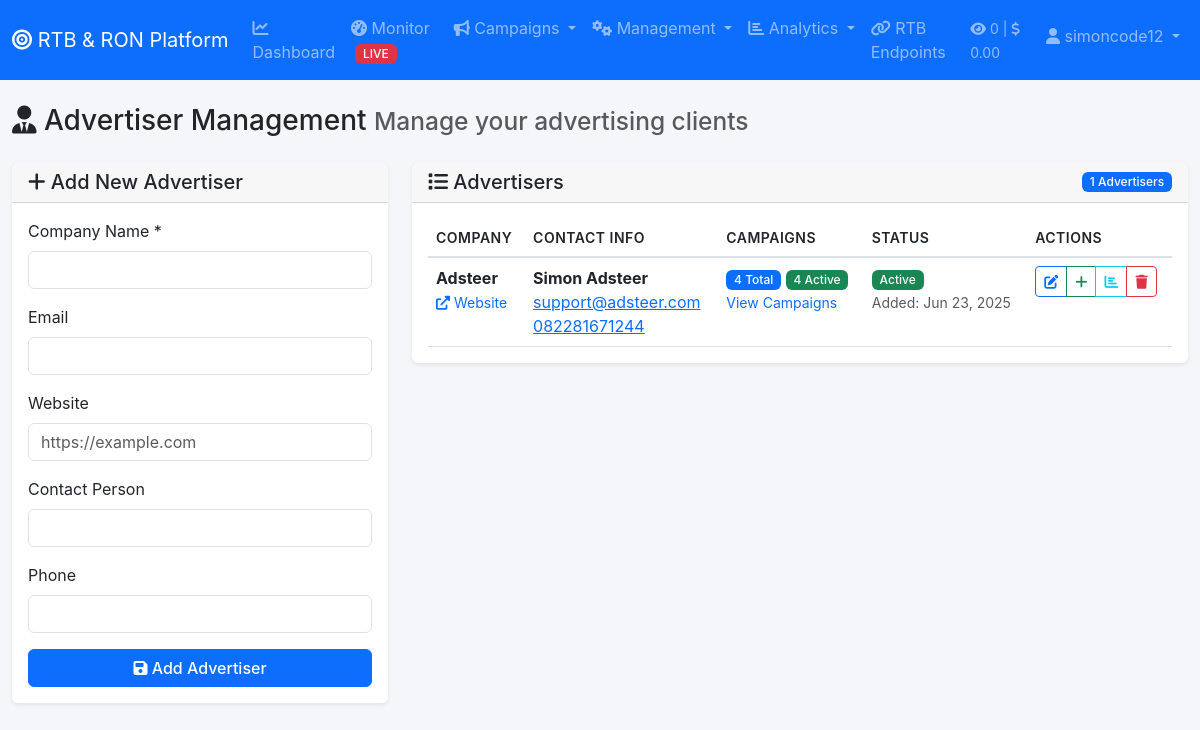
The page /admin/advertiser.php (signed in) on the database its author committed.
### tables this page shows
CREATE TABLE `advertisers` (
  `id` int(11) NOT NULL,
  `name` varchar(255) NOT NULL,
  `email` varchar(100) DEFAULT NULL,
  `website` varchar(255) DEFAULT NULL,
  `contact_person` varchar(100) DEFAULT NULL,
  `phone` varchar(20) DEFAULT NULL,
  `balance` decimal(10,2) DEFAULT 0.00,
  `status` enum('active','inactive','pending') DEFAULT 'active',
  `created_at` timestamp NULL DEFAULT current_timestamp(),
  `updated_at` timestamp NULL DEFAULT current_timestamp() ON UPDATE current_timestamp(),
  `notes` text DEFAULT NULL
);

### admin/advertiser.php (the view, shortened to what this page needs)
<?php
include 'includes/header.php';
$advertisers = $pdo->query("
    SELECT a.*,
           COUNT(c.id) as campaign_count,
           SUM(CASE WHEN c.status = 'active' THEN 1 ELSE 0 END) as active_campaigns
    FROM advertisers a
    LEFT JOIN campaigns c ON a.id = c.advertiser_id
    GROUP BY a.id
    ORDER BY a.created_at DESC
")->fetchAll();
?>
<div class="row">
    <div class="col-12">
        <h1 class="h3 mb-4">
            <i class="fas fa-user-tie"></i> Advertiser Management
            <small class="text-muted">Manage your advertising clients</small>
        </h1>
    </div>
</div>
<div class="row">
    <div class="col-lg-4 mb-4">
        <div class="card">
            <div class="card-header">
                <h5 class="mb-0"><i class="fas fa-plus"></i> Add New Advertiser</h5>
            </div>
            <div class="card-body">
                <form method="POST">
                    <div class="mb-3">
                        <label for="name" class="form-label">Company Name *</label>
                        <input type="text" class="form-control" id="name" name="name" required>
                    </div>
                    <div class="mb-3">
                        <label for="email" class="form-label">Email</label>
                        <input type="email" class="form-control" id="email" name="email">
                    </div>
                    <div class="mb-3">
                        <label for="website" class="form-label">Website</label>
                        <input type="url" class="form-control" id="website" name="website"
                               placeholder="https://example.com">
                    </div>
                    <div class="mb-3">
                        <label for="contact_person" class="form-label">Contact Person</label>
                        <input type="text" class="form-control" id="contact_person" name="contact_person">
                    </div>
                    <div class="mb-3">
                        <label for="phone" class="form-label">Phone</label>
                        <input type="tel" class="form-control" id="phone" name="phone">
                    </div>
                    <button type="submit" class="btn btn-primary w-100">
                        <i class="fas fa-save"></i> Add Advertiser
                    </button>
                </form>
            </div>
        </div>
    </div>
    <div class="col-lg-8 mb-4">
        <div class="card">
            <div class="card-header d-flex justify-content-between align-items-center">
                <h5 class="mb-0"><i class="fas fa-list"></i> Advertisers</h5>
                <span class="badge bg-primary"><?php echo count($advertisers); ?> Advertisers</span>
            </div>
            <div class="card-body">
                <?php if (empty($advertisers)): ?>
                    <div class="text-center py-4">
                        <i class="fas fa-user-tie fa-3x text-muted mb-3"></i>
                        <p class="text-muted">No advertisers added yet.</p>
                    </div>
                <?php else: ?>
                    <div class="table-responsive">
                        <table class="table table-hover">
                            <thead>
                                <tr>
                                    <th>Company</th>
                                    <th>Contact Info</th>
                                    <th>Campaigns</th>
                                    <th>Status</th>
                                    <th>Actions</th>
                                </tr>
                            </thead>
                            <tbody>
                                <?php foreach ($advertisers as $advertiser): ?>
                                <tr>
                                    <td>
                                        <div>
                                            <strong><?php echo htmlspecialchars($advertiser['name']); ?></strong>
                                            <?php if ($advertiser['website']): ?>
                                                <br>
                                                <a href="<?php echo htmlspecialchars($advertiser['website']); ?>"
                                                   target="_blank" class="text-decoration-none small">
                                                    <i class="fas fa-external-link-alt"></i> Website
                                                </a>
                                            <?php endif; ?>
                                        </div>
                                    </td>
                                    <td>
                                        <?php if ($advertiser['contact_person']): ?>
                                            <div><strong><?php echo htmlspecialchars($advertiser['contact_person']); ?></strong></div>
                                        <?php endif; ?>
                                        <?php if ($advertiser['email']): ?>
                                            <div><a href="mailto:<?php echo htmlspecialchars($advertiser['email']); ?>"><?php echo htmlspecialchars($advertiser['email']); ?></a></div>
                                        <?php endif; ?>
                                        <?php if ($advertiser['phone']): ?>
                                            <div><a href="tel:<?php echo htmlspecialchars($advertiser['phone']); ?>"><?php echo htmlspecialchars($advertiser['phone']); ?></a></div>
                                        <?php endif; ?>
                                    </td>
                                    <td>
                                        <div>
                                            <span class="badge bg-primary"><?php echo $advertiser['campaign_count']; ?> Total</span>
                                            <?php if ($advertiser['active_campaigns'] > 0): ?>
                                                <span class="badge bg-success"><?php echo $advertiser['active_campaigns']; ?> Active</span>
                                            <?php endif; ?>
                                        </div>
                                        <?php if ($advertiser['campaign_count'] > 0): ?>
                                            <small>
                                                <a href="rtb-sell.php?advertiser_id=<?php echo $advertiser['id']; ?>" class="text-decoration-none">
                                                    View Campaigns
                                                </a>
                                            </small>
                                        <?php endif; ?>
                                    </td>
                                    <td>
                                        <span class="badge bg-<?php echo $advertiser['status'] == 'active' ? 'success' : 'secondary'; ?>">
                                            <?php echo ucfirst($advertiser['status']); ?>
                                        </span>
                                        <br>
                                        <small class="text-muted">
                                            Added: <?php echo date('M j, Y', strtotime($advertiser['created_at'])); ?>
                                        </small>
                                    </td>
                                    <td>
                                        <div class="btn-group btn-group-sm">
                                            <button class="btn btn-outline-primary" data-bs-toggle="tooltip" title="Edit">
                                                <i class="fas fa-edit"></i>
                                            </button>
                                            <a href="rtb-sell.php?advertiser_id=<?php echo $advertiser['id']; ?>"
                                               class="btn btn-outline-success" data-bs-toggle="tooltip" title="New Campaign">
                                                <i class="fas fa-plus"></i>
                                            </a>
                                            <button class="btn btn-outline-info" data-bs-toggle="tooltip" title="Stats">
                                                <i class="fas fa-chart-bar"></i>
                                            </button>
                                            <button class="btn btn-outline-danger btn-delete" data-bs-toggle="tooltip" title="Delete">
                                                <i class="fas fa-trash"></i>
                                            </button>
                                        </div>
                                    </td>
                                </tr>
                                <?php endforeach; ?>
                            </tbody>
                        </table>
                    </div>
                <?php endif; ?>
            </div>
        </div>
    </div>
</div>
<?php include 'includes/footer.php'; ?>

### asset/css/style.css (style rules this page uses)
:root { --primary-color: #0d6efd; --secondary-color: #6c757d; --success-color: #198754; --info-color: #0dcaf0; --warning-color: #ffc107; --danger-color: #dc3545; --light-color: #f8f9fa; --dark-color: #212529; --sidebar-width: 280px; --header-height: 56px; }
body { font-family: -apple-system, BlinkMacSystemFont, "Segoe UI", Roboto, "Helvetica Neue", Arial, sans-serif; background-color: #f4f6f9; min-height: 100vh; }
.card { border: none; box-shadow: 0 0.125rem 0.25rem rgba(0, 0, 0, 0.075); transition: transform 0.2s, box-shadow 0.2s; margin-bottom: 1.5rem; }
.card-header { background-color: rgba(0, 0, 0, 0.03); border-bottom: 1px solid rgba(0, 0, 0, 0.125); font-weight: 600; }
.table { margin-bottom: 0; }
.table thead th { border-bottom: 2px solid #dee2e6; font-weight: 600; text-transform: uppercase; font-size: 0.875rem; letter-spacing: 0.5px; }
.btn { font-weight: 500; transition: all 0.2s; }
.badge { font-weight: 500; padding: 0.35em 0.65em; }

### rows shown on the page
advertisers: name "Adsteer", contact_person "Simon Adsteer", email "support@adsteer.com", phone "082281671244", campaign_count "4", active_campaigns "4", status "Active", created_at "Jun 23, 2025"

### other values the page prints
$today_stats['impressions'] "0"
$today_stats['revenue'] "0.00"
$_SESSION['username'] "simoncode12"
count($advertisers) "1"
